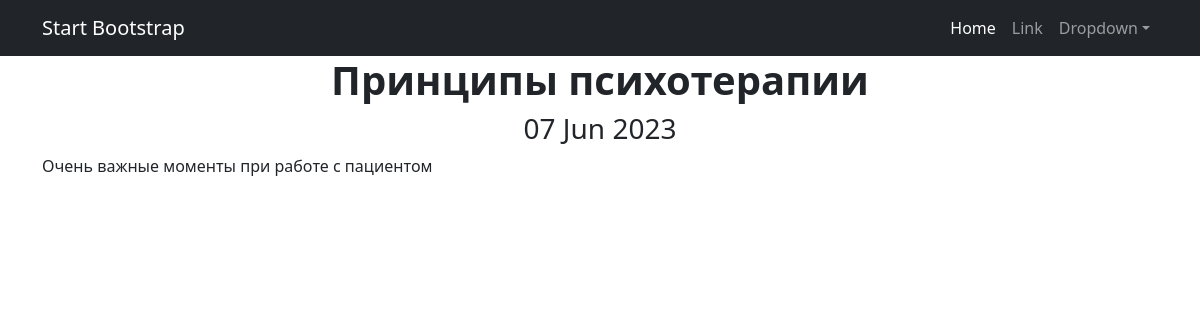
Screenshot of /content/5 with the database file from the repository.
### Composition/models.py (models this page shows, shortened)
class Post(models.Model):
    NEWS = 'NW'
    ARTICLE = 'AR'
    author = models.ForeignKey(Author, on_delete=models.CASCADE)
    postType = models.CharField(max_length=2, choices=POST_TYPES, default=NEWS)
    addTime = models.DateTimeField(auto_now_add=True)
    postCategory = models.ManyToManyField("Category", through='PostCategory')
    title = models.CharField(max_length=128)
    content = models.TextField()
    postRating = models.SmallIntegerField(default=0)

### Composition/views.py (the view)
# urls.py: path('<int:pk>', NewsDetail.as_view(), name='news_detail'),
class NewsDetail(DetailView):
    model = Post
    template_name = 'news.html'
    context_object_name = 'news'

### Composition/templatetags/custom_filters.py (called while the page is built)
@register.filter()
def censor(content):
    text = content.split()
    for i, word in enumerate(text):
        if word in bad_words:
            text[i] = word[0] + '***'
    return ' '.join(text)

### templates/news.html (shortened to what this page needs)
{% extends 'flatpages/default.html' %}
{% load custom_filters %}
{% block content %}
<h1><b>{{news.title|censor}}</b></h1>
<h3>{{news.addTime|date:'d M Y'}}</h3>
<p align="left">{{news.content|censor}}</p>
{% endblock content %}

### rows the page displays
Post: title|censor "Принципы психотерапии", addTime "07 Jun 2023", content|censor "Очень важные моменты при работе с пациентом"
